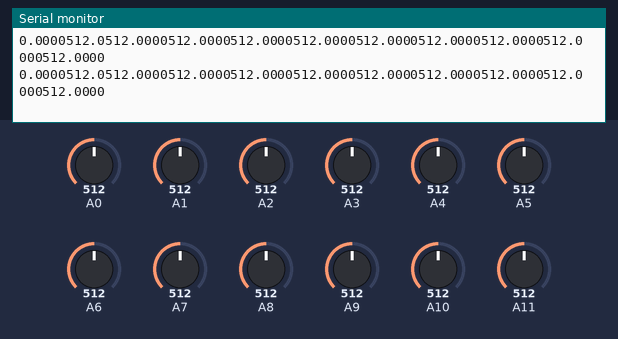
This sketch was run on a simulated Arduino Mega 2560, built with avr-gcc and run on an emulated ATmega2560. On the bench: the last lines printed to the serial monitor. The test bench sets the inputs (shaded band); at power-on: A1 = 512, A2 = 512, A3 = 512, A4 = 512, A5 = 512, A6 = 512, A0 = 512, A7 = 512, A8 = 512, A9 = 512, A10 = 512, A11 = 512.

Above: at 1.2 s.
1.3 s: A1 set to 716
At 1.48 s:
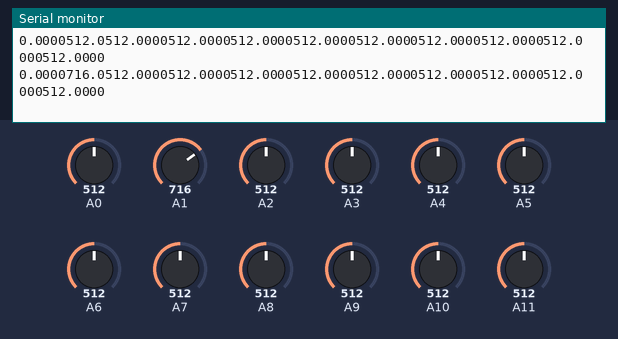
2.8 s: A2 set to 716
At 2.81 s:
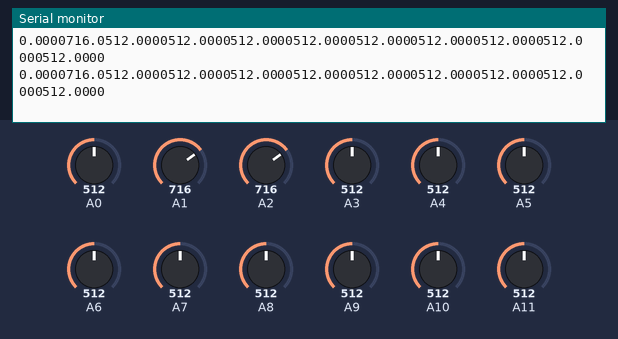
4.3 s: A3 set to 716
At 4.31 s:
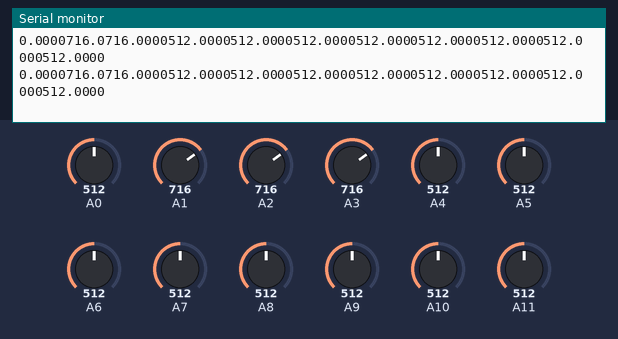
5.8 s: A4 set to 716
At 5.81 s:
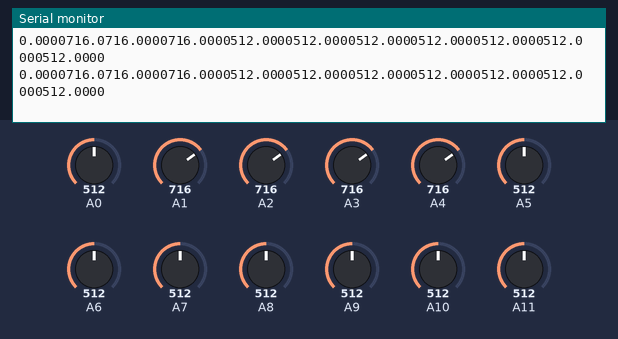
7.3 s: A5 set to 716
At 7.32 s:
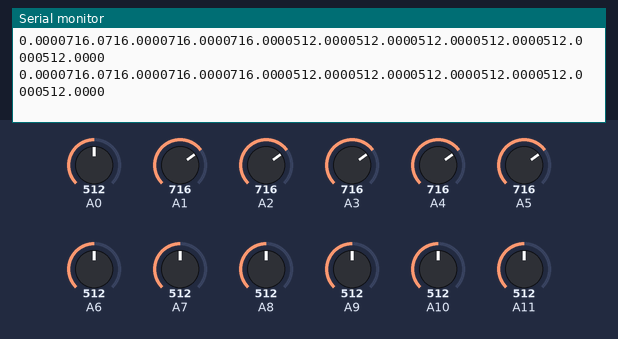
8.8 s: A6 set to 716
At 8.82 s:
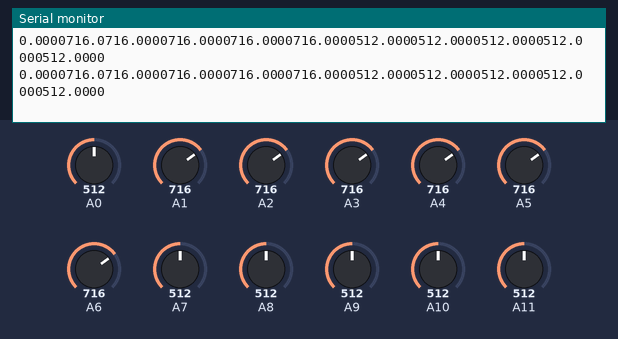
Timing chart, 0 to 11.3 s (numbered marks = the images above; inputs shaded):
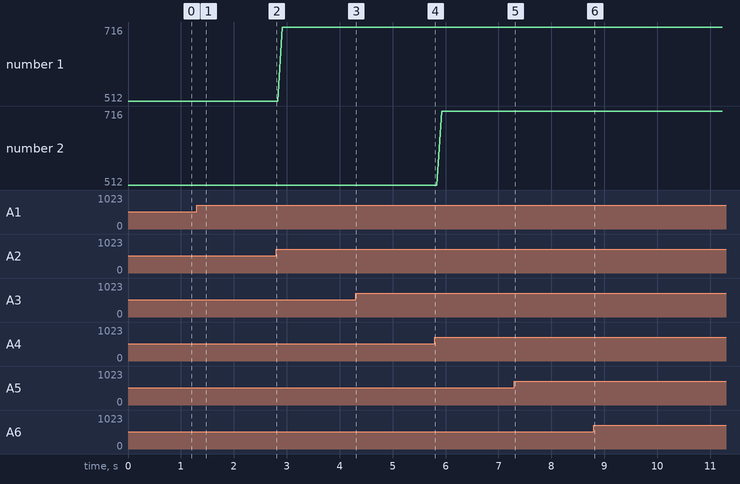

Measured:
- after the input at 1.3 s, the serial monitor: prints a new line after 0.12 s (image 1)
- plotted number 1: 512 → 716 after the input at 2.8 s, 716 → 716 after the input at 4.3 s

The sketch:

arduino_sc_drum.ino
```cpp
void setup()
{
  // Start serial at 9600 baud
  Serial.begin(9600);
}

    void loop()
{
  // Read the input on analog pin 0:
  int sensorValue = analogRead(A0);
  int sensorValue2 = analogRead(A1);
  int sensorValue3 = analogRead(A2);
  int sensorValue4 = analogRead(A3);
  int sensorValue5 = analogRead(A4);
  int sensorValue6 = analogRead(A5);
  int sensorValue7 = analogRead(A6);
  int sensorValue8 = analogRead(A7);
  int sensorValue9 = analogRead(A8);
  int sensorValue10 = analogRead(A9);
  int sensorValue11 = analogRead(A10);
  int sensorValue12 = analogRead(A11);

  // Convert the analog reading (which goes from 0 - 1023) to a voltage (0 - 5V):
  float voltage = sensorValue / 1023;
  float voltage2 = sensorValue2;
  float voltage3 = sensorValue3;
  float voltage4 = sensorValue4;
  float voltage5 = sensorValue5;
  float voltage6 = sensorValue6;
  float voltage7 = sensorValue7;
  float voltage8 = sensorValue8;
  float voltage9 = sensorValue9;
  float voltage10 = sensorValue10;
  float voltage11 = sensorValue11;

  // Print out the value you read:


{

  Serial.print(voltage,4);
    Serial.print(voltage2,1);
      Serial.print(voltage3,4);
        Serial.print(voltage4,4);
          Serial.print(voltage5,4);
            Serial.print(voltage6,4);
              Serial.print(voltage7,4);
                Serial.print(voltage8,4);
                  Serial.print(voltage9,4);
                    Serial.print(voltage10,4);
                      Serial.print(voltage11,4);


  Serial.println();
}


  // Wait 100 milliseconds
  delay(10);
}
```
